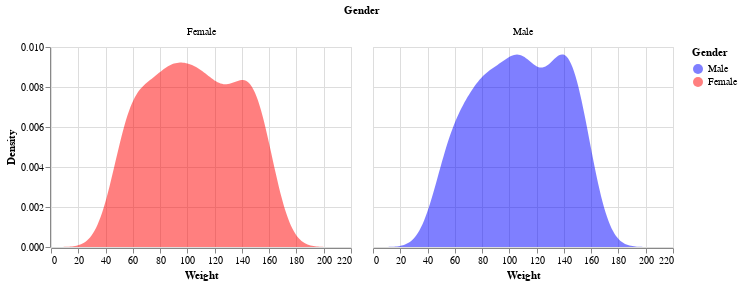

The code cell stored with this chart in its notebook:
### Code cell
# EDA (2) - distribution of weight
# Generate the density plot 
chart = alt.Chart(train_dataset).transform_density( 
        density='Weight', 
        as_=['Weight', 'density'], 
        groupby=['Gender'],   
        extent=[0, 220] 
    ).mark_area(
        opacity=0.5
    ).encode(    
        x=alt.X('Weight:Q', title='Weight'), 
        y=alt.Y('density:Q', title='Density'), 
        color=alt.Color('Gender:N', scale=alt.Scale(domain=train_dataset['Gender'].unique(), range=['blue', 'red']), title='Gender'),
        tooltip=['Gender:N', 'Weight:Q', 'density:Q']
    ).properties(title='Age Density Plot of Titanic Travellers', width=300, height=200
    ).facet('Gender:N', columns=2
    ) 

# Render the chart
chart.display()

### Figure 1 — Vega-Lite specification as saved in the notebook (floating-point values rounded to 4 significant figures; data arrays with more than 128 entries replaced by an {"elided": "..."} marker saying what was removed)
{"config": {"view": {"continuousWidth": 300, "continuousHeight": 300}}, "data": {"name": "data-75fe28555c83754ff822a6bd12e76de2"}, "facet": {"field": "Gender", "type": "nominal"}, "spec": {"mark": {"type": "area", "opacity": 0.5}, "encoding": {"color": {"field": "Gender", "scale": {"domain": ["Male", "Female"], "range": ["blue", "red"]}, "title": "Gender", "type": "nominal"}, "tooltip": [{"field": "Gender", "type": "nominal"}, {"field": "Weight", "type": "quantitative"}, {"field": "density", "type": "quantitative"}], "x": {"field": "Weight", "title": "Weight", "type": "quantitative"}, "y": {"field": "density", "title": "Density", "type": "quantitative"}}, "height": 200, "title": "Age Density Plot of Titanic Travellers", "transform": [{"density": "Weight", "extent": [0, 220], "groupby": ["Gender"], "as": ["Weight", "density"]}], "width": 300}, "columns": 2, "$schema": "https://vega.github.io/schema/vega-lite/v5.15.1.json", "datasets": {"data-75fe28555c83754ff822a6bd12e76de2": {"elided": "400 records"}}}
